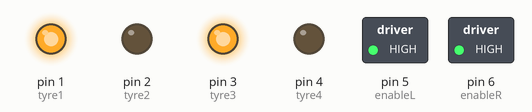
Simulated run of this sketch. Board: Arduino Uno, built with avr-gcc and run on an emulated ATmega328P. On the bench: switched loads named in the sketch (green lamp = pin HIGH), output pins drawn as LEDs (lit = HIGH).

Above: at 0.5 s.
At 2.0 s:
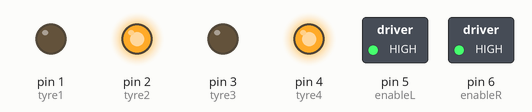
At 4.0 s:
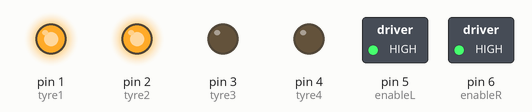
At 5.5 s:
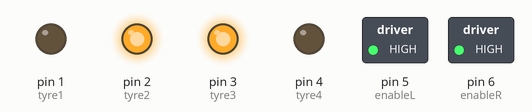
Timing chart, 0 to 7.8 s (numbered marks = the images above):
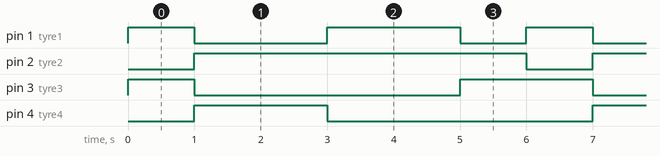

The sketch:

class1.ino
```cpp
//DECLARATION OF PINS
const int tyre1 = 1; //PIN 7 IS CONNECTED TO THE FIRST WHEEL
const int tyre2 = 2;  //PIN 8 IS CONNECTED TO THE SECOND WHEEL
const int tyre3 = 3;  //PIN 9 IS CONNECTED TO THE THIRD WHEEL
const int tyre4 =4;  //PIN 11 IS CONNECTED TO THE FORTH WHEEL
const int enableL = 5; //enable pin for the left wheel
const int enableR = 6;//enable pin for the Right wheel
int wait = 1000; //DELAY FOR 1S
int wait2 =2000; //DELAY FOR 2S

void setup() { //CONFIGURATION OF THE PINS
  // put your setup code here, to run once:
  pinMode (tyre1,OUTPUT); //7 OUTPUT
  pinMode (tyre2,OUTPUT); //8 OUTPUT
  pinMode (tyre3,OUTPUT); //9 OUTPUT
  pinMode (tyre4,OUTPUT); //11 OUTPUT
  pinMode (enableR, OUTPUT);
  pinMode (enableL, OUTPUT);

  digitalWrite (enableR, HIGH) ; //to send 5v to right wheel
  digitalWrite (enableL, HIGH) ; //to send 5v to left 1


}


void loop() {  //
  // put your main code here, to run repeatedly:

  //TYRE1  TYRE2 TYRE3 TYRE4
  //HIGH     LOW    LOW     HIGH  FORWARD MOVEMENT
  digitalWrite (tyre1, HIGH) ; //to send 5v to tyre 1
  digitalWrite (tyre2, LOW) ; //to send 0v to tyre 2
  digitalWrite (tyre3, HIGH) ; //to send 5v to tyre 3
  digitalWrite (tyre4, LOW) ; //to send 0v to tyre 4

  delay (wait) ;

  //TYRE1  TYRE2 TYRE3 TYRE4
 // LOW   HIGH LOW HIGH  BACKWARD MOVEMENT

  digitalWrite (tyre1, LOW) ; //to send 0V to tyre 1
  digitalWrite (tyre2, HIGH) ; //to send 5V to tyre 2
  digitalWrite (tyre3, LOW) ; //to send 0V to tyre 3
  digitalWrite (tyre4, HIGH) ; //to send 5V to tyre 4

  delay (wait2) ;

  //TYRE1  TYRE2 TYRE3 TYRE4
  //HIGH  LOW LOW HIGH  TURN RIGHt

  digitalWrite (tyre1, HIGH) ; //to send 5v to tyre 1
  digitalWrite (tyre2, HIGH) ; //to send 5v to tyre 2
  digitalWrite (tyre3, LOW) ; //to send 0v to tyre 3
  digitalWrite (tyre4, LOW) ; //to send 0v to tyre 4

  delay (wait2) ;

  //TYRE1  TYRE2 TYRE3 TYRE4
  //LOW HIGH  HIGH  LOW TURN LEFT
  digitalWrite (tyre1, LOW) ; //to send 0v to tyre 1
  digitalWrite (tyre2, HIGH) ; //to send 5v to tyre 2
  digitalWrite (tyre3, HIGH) ; //to send 5v to tyre 3
  digitalWrite (tyre4, LOW) ; //to send 0v to tyre 4

  delay (wait) ;

}
```

Measured:
- by itself, pin 1 (tyre1): repeats every 6.0 s: LOW 2.0 s, HIGH 2.0 s, LOW 1.0 s, HIGH 1.0 s
- by itself, pin 2 (tyre2): alternates HIGH for 5.0 s and LOW for 1.0 s
- by itself, pin 3 (tyre3): repeats every 6.0 s: LOW 4.0 s, HIGH 2.0 s
- by itself, pin 4 (tyre4): alternates HIGH for 2.0 s and LOW for 4.0 s
